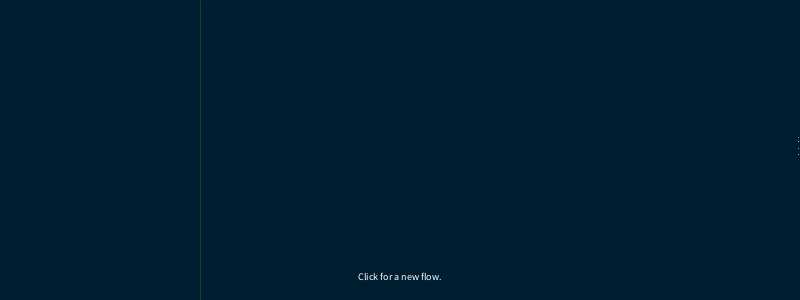
Frame 1 (no input)
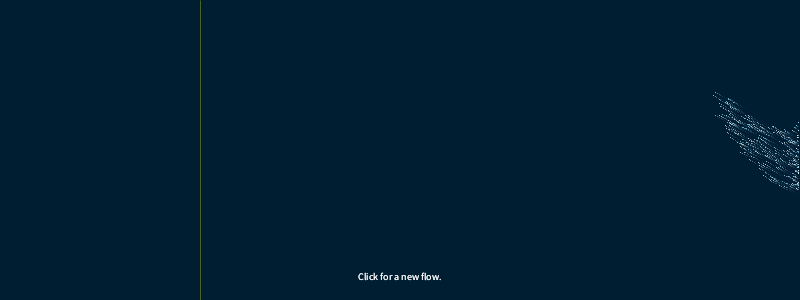
Frame 60 (the mouse pressed at the canvas centre just before this capture)
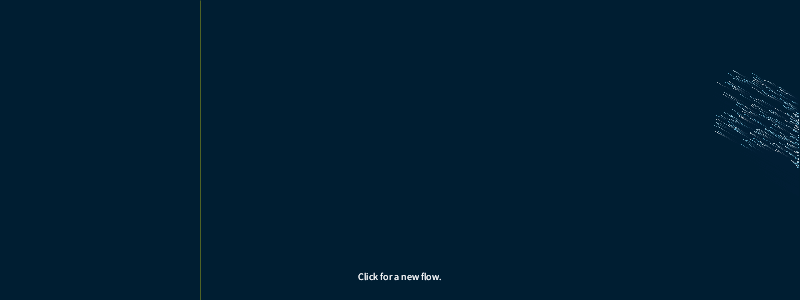
Frame 120 (the mouse held since frame 60 and released just before this capture)

The Processing sketch that drew these frames (run headless with seeded random() and noise(); from frame 60 on, the mouse is pressed at the canvas centre):

// Processing sketch: build
// ── build.pde
// Global variables
ArrayList<Pixel> allPixels = new ArrayList<Pixel>();
ArrayList<PVector> flowField = new ArrayList<PVector>();
ArrayList<ArrayList<PVector>> flowFieldPresets = new ArrayList<ArrayList<PVector>>();
int presetIndex = 0;
int columnCount = 10;
int columnSize;
int particlesPerFrame = 4;
int activatorPosX = 200;


class Pixel {
  PVector pos = new PVector(0, 0);
  PVector vel = new PVector(0, 0);
  PVector acc = new PVector(0, 0);
  color pixelColor;
  float speed = 1.0;
  boolean active = false;
  float fallRate = 0;
  float speedLimit = 1.0;

  Pixel(int x, int y, color inputColor) {
    this.pos.set(x, y);
    this.pixelColor = inputColor;
  }

  int getColumnIndex() {
    int index = (int)this.pos.x/columnSize;
    return index;
  }

  void draw() {
    strokeWeight(1);
    stroke(this.pixelColor);
    point(this.pos.x, this.pos.y);
  }
}


void setup() {
  size(800, 300);
  noFill();
  background(0, 30, 50);

  columnSize = width/columnCount;

  float[] preset1 = new float[] {-1.0, 1.0, -1.0, 1.0, -1.0, 1.0, -1.0, 1.0, -1.0, 0.5};
  float[] preset2 = new float[] {0, -0.3, -0.2, -0.1, 0, 1.0, 1.25, -1.0, -1.0, 0.5};
  float[] preset3 = new float[] {0, 0.5, 0.25, -0.4, 1.15, -1.35, 0.25, 0.75, 0.5, 0};
  float[] preset4 = new float[] {-0.5, 0.5, -0.5, 0.5, -1, -0.2, -0.4, 0, 0, 0.75};
  float[] preset5 = new float[] {1.25, -1.25, 1.25, -1.25, 1.25, -1.25, 1.25, -1.25, 1.25, -0.25};
  float[] preset6 = new float[] {-0.8, 1.0, -1.2, 1.3, -1.2, 1.0, -0.8, 0.6, -0.4, 0.2};

  addFlowPreset(preset1);
  addFlowPreset(preset2);
  addFlowPreset(preset3);
  addFlowPreset(preset4);
  addFlowPreset(preset5);
  addFlowPreset(preset6);
}


void addFlowPreset(float[] rotateValues) {
  ArrayList<PVector> preset = new ArrayList<PVector>();

  // Point left and rotate from that axis
  for (int i = 0; i < rotateValues.length; i++) {
    PVector direction = new PVector(-1, 0);
    rotateVector(direction, rotateValues[i]);
    direction.normalize();
    preset.add(direction);
  }

  flowFieldPresets.add(preset);
}


// PVector.rotate() doesn't work in js mode.
void rotateVector(PVector vec, float angle) {
  float prevX = vec.x;
  vec.x = vec.x*cos(angle) - vec.y*sin(angle);
  vec.y = prevX*sin(angle) + vec.y*cos(angle);
}


void draw() {
  // Motion blur
  noStroke();
  fill(0, 30, 50, 80);
  rect(0, 0, width*2, height*2);

  // Create a new set of particles
  for (int x = 0; x < particlesPerFrame; x ++) {
    color pixelColor = color(255-(x*40), 255-(x*10), 255);
    float sourceHeight = (height/2)+sin(frameCount/20.0)*20;
    float pinch = 15+(sin(frameCount/50.0)*20);
    Pixel newPixel = new Pixel(width-1, (int)random(sourceHeight-pinch, sourceHeight+pinch), pixelColor);
    newPixel.speed = random(0.075, 0.1);
    newPixel.speedLimit = newPixel.speed * 20.0;
    newPixel.fallRate = random(0.05, 0.15);
    allPixels.add(newPixel);
  }

  for (int i = allPixels.size()-1; i > -1; i--) {
    Pixel p = allPixels.get(i);

    if (p.pos.x < (int)random(activatorPosX-50, activatorPosX)) {
      // Set as active if it goes pass the line
      p.active = true;
    } else if (p.pos.x < activatorPosX+80) {
      // Set a few as active if it's near the line for a nicer effect
      if ((int)random(0, 10000) < 10) {
        p.active = true;
      }
    }

    if (p.active) {
      // Drop with gravity
      PVector gravity = new PVector(0, p.fallRate);
      p.acc.add(gravity);
    } else {
      // Follow the flow field
      int index = (int)p.getColumnIndex();
      if (index < 0) { continue; }
      PVector direction = new PVector(flowFieldPresets.get(presetIndex).get(index).x, flowFieldPresets.get(presetIndex).get(index).y);
      direction.normalize();
      direction.mult(p.speed);
      p.acc.add(direction);
    }

    p.vel.add(p.acc);

    // Clamp to particle's speed limit
    if (! p.active) {
      if (p.vel.mag() > p.speedLimit) {
        p.vel.normalize();
        p.vel.mult(p.speedLimit);
      }
    }

    p.pos.add(p.vel);
    p.acc.mult(0);

    p.draw();

    // Kill particle if it goes off screen
    if (p.pos.x < 0 || p.pos.y > height+100) {
      allPixels.remove(p);
    }
  }

  // Draw line
  stroke(255, 255, 0);
  strokeWeight(0);
  line(activatorPosX, 0, activatorPosX, height);

  // Draw tip
  fill(255);
  textSize(10);
  textAlign(CENTER);
  text("Click for a new flow.", width/2, height-20);
}


// Change to next preset
void mousePressed() {
  allPixels.clear();
  presetIndex += 1;
  if (presetIndex > flowFieldPresets.size()-1) { presetIndex = 0; }
}


void mouseMoved() {
  activatorPosX = mouseX;
}
